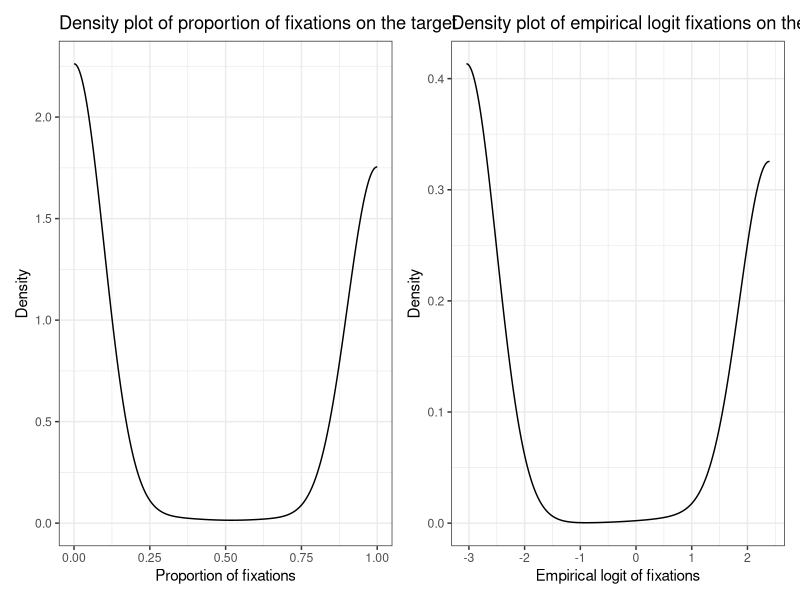

Generate this figure with R:
## ---- chunk 1

#| echo: false
#| results: hide

library(tidyverse)
library(here)
library(lme4)

etdat <- read_csv('et_experimentdata.csv')

## ---- chunk 2

#| echo: true

head(etdat)

## ---- chunk 3

#| echo: true

etdat <- select(etdat, c(RECORDING_SESSION_LABEL, TRIAL_LABEL, TRIAL_INDEX, BIN_INDEX, IA_1_ID, IA_2_ID, IA_0_ID, `RIGHT_IA_1_SAMPLE_COUNT_%`, `RIGHT_IA_2_SAMPLE_COUNT_%`, `RIGHT_IA_0_SAMPLE_COUNT_%`, clicked, d_pos, dist, feedback, fluency, honesty, nativeness, rt, t_pos, targ, trialtype))

# identify they are the relevant class

unlist(lapply(etdat, class))

## ---- chunk 4

library(tidyverse)
library(patchwork)

etdat <- read_csv('et_experimentdata.csv')

etdat <- etdat %>%
  select(., c(RECORDING_SESSION_LABEL, TRIAL_INDEX, BIN_INDEX, AVERAGE_IA_1_SAMPLE_COUNT, `AVERAGE_IA_1_SAMPLE_COUNT_%`, BIN_SAMPLE_COUNT, AVERAGE_IA_2_SAMPLE_COUNT, `AVERAGE_IA_2_SAMPLE_COUNT_%`, d_pos)) %>%
  rename(., subject = RECORDING_SESSION_LABEL) %>%
  mutate(
    ref_fix = ifelse(d_pos == "(-256", AVERAGE_IA_2_SAMPLE_COUNT, AVERAGE_IA_1_SAMPLE_COUNT),
    ref_prop = ifelse(d_pos == "(-256", `AVERAGE_IA_2_SAMPLE_COUNT_%`, `AVERAGE_IA_1_SAMPLE_COUNT_%`)
  )  %>%
  mutate(
    ref_elog = log(ref_fix + 0.5/(BIN_SAMPLE_COUNT - ref_fix + 0.5))
  )

# visualization

dist_prop <- etdat %>%
  ggplot(., aes(x = ref_prop)) + geom_density() + labs(
    title = "Density plot of proportion of fixations on the target",
    x = "Proportion of fixations",
    y = "Density"
  ) + theme_bw()
  
dist_elog <- etdat %>%
  ggplot(., aes(x = ref_elog)) + geom_density() + labs(
    title = "Density plot of empirical logit fixations on the target",
    x = "Empirical logit of fixations",
    y = "Density"
  ) + theme_bw()

dist_prop | dist_elog

